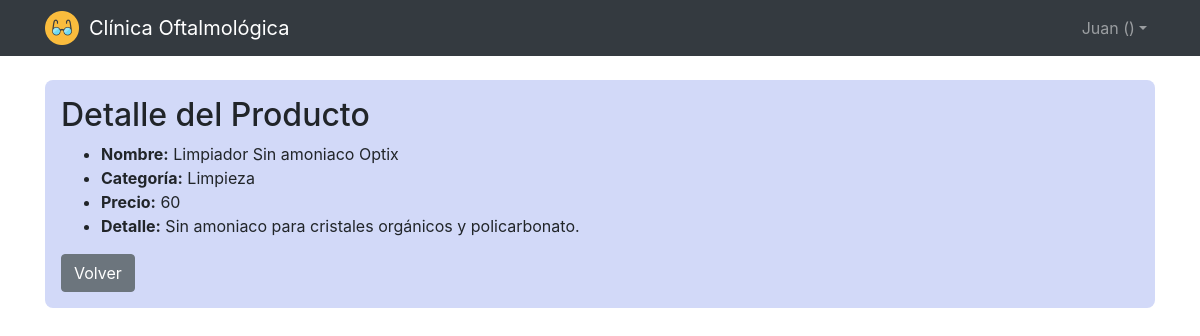
Screenshot of /clinica/productoshow/1 (signed in) with the database file from the repository.
### clinica/models.py (models this page shows, shortened)
class Producto(models.Model):
    categoria = models.ForeignKey(Categoria, on_delete=models.CASCADE)
    nombre = models.CharField(max_length=64)
    precio = models.IntegerField()
    detalle = models.CharField(max_length=64)

class Categoria(models.Model):
    nombre = models.CharField(max_length=64)

### clinica/views.py (the view)
# urls.py: path("productoshow/<int:producto_id>", views.productoshow, name="productoshow"),
def productoshow(request, producto_id):
    if not request.user.is_authenticated:
        return HttpResponseRedirect(reverse("login"))
    producto = Producto.objects.get(id=producto_id)
    return render(request, "productos/show.html", {
        "producto": producto
    })

### clinica/templates/productos/show.html
{% extends "layout.html" %}
{% block body %}
    <div class="container">
        <div class="muestra">
            <h2>Detalle del Producto</h2>
            <ul>
                <li><strong>Nombre:</strong> {{ producto.nombre }}</li>
                <li><strong>Categoría:</strong> {{ producto.categoria.nombre }}</li>
                <li><strong>Precio:</strong> {{ producto.precio }}</li>
                <li><strong>Detalle:</strong> {{ producto.detalle }}</li>
            </ul>
            <a href="{% url 'productosindex' %}" class="btn btn-secondary">Volver</a>
        </div>
    </div>
{% endblock %}

### clinica/templates/layout.html (shortened to what this page needs)
<!DOCTYPE html>
<html lang="es">
    <head>
        {% load static %}
        <link rel="stylesheet" type="text/css" href="{% static 'stylesheets/clinica.css' %}">
        <link rel="stylesheet" href="https://stackpath.bootstrapcdn.com/bootstrap/4.5.0/css/bootstrap.min.css">
    </head>
    <body>
        <header style="margin-bottom: 5rem;">
            <nav class="navbar navbar-expand-xl navbar-dark fixed-top bg-dark">
                <div class="container">
                    <div>
                        <img style="width: 34px; height: 34px;" alt="Icono" src="{% static 'images/icon.png' %}"/>
                    </div>
                    <a class="navbar-brand" href="#" style="margin-left:10px">Clínica Oftalmológica</a>
                    <div class="collapse navbar-collapse" id="navbarCollapse">
                        <div class="navbar-nav">
                            {% if request.user.id %}
                                <div class="nav-item dropdown">
                                    <a class="nav-link dropdown-toggle" data-toggle="dropdown" href="#" role="button" aria-haspopup="true" aria-expanded="false">{{ request.user.username }} ({{ request.session.tipousuario }})</a>
                                </div>
                            {% else %}
                                <a href="{% url 'login' %}" class="nav-item nav-link">Ingresar</a>
                            {% endif %}
                        </div>
                    </div>
                </div>
            </nav>
        </header>
        {% block body %}
        {% endblock %}
    </body>
</html>

### clinica/static/stylesheets/clinica.css (style rules this page uses)
.muestra { display: inline-block; border-radius: 8px; padding: 1rem; background-color: #d2d9f8; height: auto; width: 100%; }

### rows the page displays
Producto: nombre "Limpiador Sin amoniaco Optix", categoria.nombre "Limpieza", precio "60", detalle "Sin amoniaco para cristales orgánicos y policarbonato."

### other values shown
{{ request.user.username }} "Juan"
